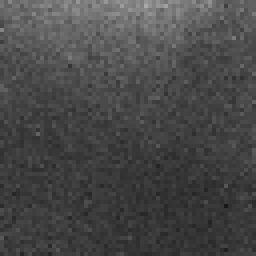
#> input picture backup_models_n2v/2d_images_from_stack_good_10_26_2023/testinput.tif, 64 x 64 px (shown 4 times larger)
$ python -i dottamine_class.py   (imports and definitions only)
#> lines starting #> are read from the running program, lines starting #| are printed output that depends on the picture
import numpy as np
import cv2
from scipy.ndimage import gaussian_filter
import skimage as sk
import copy
from scipy.spatial import Delaunay
from joblib import Parallel, delayed


class MyDelaunay(Delaunay):
    # [14 lines left out: functions __init__, convert_to_2D, not called in this run]

    def triangle_area(self, simplex): # At the moment only working in 2D triangles
        p1, p2, p3 = self.points[simplex]
        return 0.5 * np.abs(p1[0] * (p2[1] - p3[1]) + p2[0] * (p3[1] - p1[1]) + p3[0] * (p1[1] - p2[1]))

    def calculate_triangle_areas(self):
        return [self.triangle_area(simplex) for simplex in self.simplices]

    # [32 lines left out: functions largest_triangle_angle, largest_triangle_side, not called in this run]


class dotim():
    def __init__(self, image, is2D=False, treat_3D_as_2D=False):
#> called with is2D = False, treat_3D_as_2D = False
        if isinstance(image, str):
            # If 'image' is a string, it's treated as a file path
            self.im = sk.io.imread(image)
#> self.im is the input picture: shape (64, 64, 1) float32; min 23, max 169, mean 71.8
        elif isinstance(image, np.ndarray):
            # If 'image' is a numpy array, it's already loaded
            self.im = image
        else:
            # Handle other cases or raise an error if needed
            raise ValueError("Invalid image type. 'image' should be a file path (string) or a numpy array.")
        self.is2D = is2D # This contains True if the image is in 2D or false if the image is in 3D (spatial)
        self.nDim = len(self.im.shape) # Just contains the shape of the image
#> self.nDim = 3
        self.time_dim = False # This will be False if there is no time dimension or true if there is time dimension
        self.treat_3D_as_2D = treat_3D_as_2D # If the 3D image should be treated as 3D or 2D

        if self.nDim > 4: # If there are more than four dimensions, there is no process available
            raise ValueError("Dimensions shoudl not exceed 4 (t, z, y, x)")

        self.sDim = self.nDim
#> self.sDim = 3

        if self.nDim == 3 and is2D == True: # If image is 2D and it has 3 dimensions, it means that there is time dimension
            self.time_dim = True
            self.sDim -= 1
        elif self.nDim == 4 and is2D == False: # If image is 3D and there are 4 dimensions, it means there is time
            self.time_dim = True
            self.sDim -= 1

        if self.time_dim == True:
            self.working_image_shape = self.im.shape[1:]
        else:
            self.working_image_shape = self.im.shape
#> self.working_image_shape = (64, 64, 1)


        self.dotted_image = None # This will contain the processed dotted image
        # self.coords = None # This will contain the coordinates of the dots in the processed image
        # self.filtered_simplices = None # This will contain the IDs of the triangles that are filtered
        self.mask = None # This will contain the mask of the image


    # [210 lines left out: functions hi, poolAndMax2D, deconv2D, not called in this run]

    # [48 lines of commented-out code are left out]

    def __poolAndMax3d(self, input, binshape=(2,2,2), v=''):
        '''
        Do 3D convolution.
        '''
        v = v.count('+')
        # Make the 3D stack binnable by the size
        while input.shape[0] % binshape[0] != 0: # If the image Y dimension is not even
            zero_plane = np.zeros_like(input[:binshape[0] - input.shape[0] % binshape[0], :, :]) # Create a 2D plane that matches the size of the data
            input = np.concatenate([zero_plane, input], axis=0) # Concatenate the zero-filled plane with the original data
            print(f"Modify Z: {input.shape}, added layer.") if v > 0 else None
        while input.shape[1] % binshape[1] != 0: # If the image X dimension is not even
            zero_plane = np.zeros_like(input[:, :binshape[1] - input.shape[1] % binshape[1], :]) # Create a 2D plane that matches the size of the data
            input = np.concatenate([zero_plane, input], axis=1) # Concatenate the zero-filled plane with the original data
            print(f"Modify Y: {input.shape}, added layer.") if v > 0 else None
        while  input.shape[2] % binshape[2] != 0: # If the image X dimension is not even
            zero_plane = np.zeros_like(input[:, :, :binshape[2] - input.shape[2] % binshape[2]]) # Create a 2D plane that matches the size of the data
            input = np.concatenate([zero_plane, input], axis=2) # Concatenate the zero-filled plane with the original data
            print(f"Modify X: {input.shape}, added layer.") if v > 0 else None

        print(input.shape) if v > 0 else None

        shapeZ, shapeY, shapeX = input.shape[0], input.shape[1], input.shape[2] # Compute the shape (new shape)
        newZ, newY, newX = int(shapeZ/binshape[0]), int(shapeY/binshape[1]), int(shapeX/binshape[2]) # The new dimensions that the image will have
        # print(shapeY, shapeX, newY, newX)
        poolList = []
        maxList = [[[0 for _ in range(newX)] for _ in range(newY)] for _ in range(newZ)]
        print(f"Convolution from {shapeZ} {shapeY} {shapeX} to {len(maxList)} {len(maxList[0])} {len(maxList[0][0])}") if v > 0 else None

        c = 1
        total = int(newZ*newY*newX)
        for z in range(0, shapeZ, binshape[0]):
            for y in range(0, shapeY, binshape[1]):
                for x in range(0, shapeX, binshape[2]):
                    patch = input[z:z+binshape[0], y:y+binshape[1], x:x+binshape[2]]
                    poolList.append(patch.max())

                    indices = np.unravel_index(np.argmax(patch), patch.shape)
                    maxList[int(z / binshape[0])][int(y / binshape[1])][int(x / binshape[2])] = (z + indices[0], y + indices[1], x + indices[2])

                    print(f"{c}/{total}", end="\r") if v > 1 else None
                    c+=1

        print(f"{total}/{total}, DONE!") if v > 1 else None

        poolArray = np.array(poolList)
        poolArray = np.reshape(poolArray, (newZ, newY, newX))
        maxList = np.array(maxList)

        return poolArray, maxList, binshape

    def __deconv3d(self, input, maxList, binshape=(2,2,2), v=''):
        '''
        Do 3D upconvolution.
        '''
        v = v.count('+')
        shapeZ, shapeY, shapeX = maxList.shape[0], maxList.shape[1], maxList.shape[2]
        newZ, newY, newX = int(maxList.shape[0]*binshape[0]), int(maxList.shape[1]*binshape[1]), int(maxList.shape[2]*binshape[2])
        print(f"Deconvolution from {shapeZ} {shapeY} {shapeX} to {newZ} {newY} {newX}") if v > 0 else None

        output = [[[0 for _ in range(newX)] for _ in range(newY)] for _ in range(newZ)]

        c = 1
        total = int(shapeZ*shapeY*shapeX)
        for z in range(0, shapeZ):
            for y in range(0, shapeY):
                for x in range(0, shapeX):
                    indices = maxList[z, y, x]
                    output[indices[0]][indices[1]][indices[2]] = input[z, y, x]

                    print(f"{c}/{total}", end="\r") if v > 1 else None
                    c+=1

        print(f"{total}/{total}, DONE!") if v > 1 else None

        output = np.array(output)

        return output

    # [38 lines left out: function conv_deconv_process_2D, not called in this run]

    def __conv_deconv_process_3D(self, i, times, binshape=(2,2,2), v=0):
#> called with times = 3, binshape = (2, 2, 2), v = 0
        poolList = [0 for _ in range(times)]
        maxList = [0 for _ in range(times)]
        deconv = [0 for _ in range(times)]

        c = 0
        for t in range(times): # CONVOLUTION
            print(f"Convolving: {c+1}/{times}") if v > 0 else None
            if c == 0:
                pool_n, maxList_n, _ = self.__poolAndMax3d(i, binshape=binshape)
            else:
                pool_n, maxList_n, _ = self.__poolAndMax3d(poolList[c-1], binshape=binshape)

            poolList[t] = pool_n
            maxList[t] = maxList_n
            c+=1
#> this loop made 3 passes
#> pass 1, in __conv_deconv_process_3D, `pool_n, maxList_n, _ = self.__poolAndMax3d(i, binshape=binshape)`:
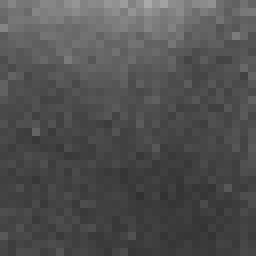
#> pool_n: shape (32, 32, 1) float32 (shown 8 times larger); min 49, max 169, mean 79.9
#> after the loop, c = 3; maxList = 3 items; poolList = 3 items

        # MAKE THE MASK
        lastPool = gaussian_filter(poolList[c-1], sigma=2)
        mean = lastPool.mean()
#> mean = 94.09
        pooled_mask = copy.copy(lastPool)
        pooled_mask[lastPool > mean] = 255
        pooled_mask[lastPool <= mean] = 0

        c = times
        for t in range(times): # UPCONVOLUTION
            print(f"Deconvolving: {c}/{times}") if v > 0 else None
            if c == times:
                deconv_n = self.__deconv3d(pooled_mask, maxList[c-1], binshape=binshape)
            else:
                deconv_n = self.__deconv3d(deconv[times-c-1], maxList[c-1], binshape=binshape)

            deconv[t] = deconv_n
            c-=1
#> after the loop, c = 0; deconv = 3 items

        return deconv_n

        '''
        pool = None
        max_list = None
        deconv = None

        # Convolution
        for t in range(times):
            print(f"Convolving: {t + 1}/{times}") if v > 0 else None
            pool, max_list, _ = self.__poolAndMax3d(i if t == 0 else pool, binshape=binshape)

        # Make the mask
        last_pool = gaussian_filter(pool, sigma=2)
        mean = last_pool.mean()
        pooled_mask = np.where(last_pool > mean, 255, 0)

        # Deconvolution
        for t in range(times):
            print(f"Deconvolving: {times - t}/{times}") if v > 0 else None
            deconv = self.__deconv3d(pooled_mask if t == 0 else deconv, max_list, binshape=binshape)

        return deconv
        '''


    def conv_deconv(self, times=3, binshape=(2, 2), v=''):
        '''
        Will make the convolution process n amount of times. It will  make it using the pool size.
        If the image is in 2D, the pool should be (2, 2). But if in 3D, it should be (2, 2, 2).
        It calls a subfunction called __conv_deconv_process (2D or 3D) as many times a needed depending
        if we deal with a single 2D or 3D image or multiple timepoints.
        '''
        v = v.count('+')
        output = []

        if len(binshape) != self.sDim and self.treat_3D_as_2D is False: # BINSHAPE CORRECTION
            print("Your binning dimension and image dimension do not coincide.")
            if self.sDim == 2 and self.time_dim is False: # CASE 2D AND NO TIME
                binshape = (2,2)
                print(f"Your binning dimension will be {binshape}")

            if self.sDim == 2 and self.time_dim is True: # CASE 2D AND TIME
                binshape = (2,2)
                print(f"Your binning dimension will be {binshape}")

            if self.sDim == 3 and self.time_dim is False: # CASE 3D AND NO TIME AND TREAT 3D
                binshape = (2,2,2)
                print(f"Your binning dimension will be {binshape}")

            if self.sDim == 3 and self.time_dim is True: # CASE 3D AND TIME AND TREAT 3D
                binshape = (2,2,2)
                print(f"Your binning dimension will be {binshape}")

        if self.treat_3D_as_2D is True:

            if self.sDim == 3 and self.time_dim is False and len(binshape) != self.sDim-1: # CASE 3D AND NO TIME AND TREAT 2D
                binshape = (2,2)
                print(f"Your binning dimension will be {binshape}")

            if self.sDim == 3 and self.time_dim is True and len(binshape) != self.sDim-1: # CASE 3D AND TIME AND TREAT 2D
                binshape = (2,2)
                print(f"Your binning dimension will be {binshape}")


        if self.sDim == 2 and self.time_dim is False: # CASE 2D AND NO TIME
            output = self.conv_deconv_process_2D(self.im, times, binshape)

        if self.sDim == 2 and self.time_dim is True: # CASE 2D AND TIME
            counter = 0
            total = self.im.shape[0]
            for i in self.im: # Do the convolution process for every image
                output.append(self.conv_deconv_process_2D(i, times, binshape))
                counter += 1
                print(f"{counter}/{total}", end="\r") if v > 0 else None

        if self.sDim == 3 and self.time_dim is False and self.treat_3D_as_2D is False: # CASE 3D AND NO TIME AND TREAT 3D
            output = self.__conv_deconv_process_3D(self.im, times, binshape, v)

        if self.sDim == 3 and self.time_dim is False and self.treat_3D_as_2D is True: # CASE 3D AND NO TIME AND TREAT 2D
            counter = 0
            total = self.im.shape[0]
            for i in self.im: # Do the convolution process for every image
                output.append(self.conv_deconv_process_2D(i, times, binshape))
                counter += 1
                print(f"{counter}/{total}", end="\r") if v > 0 else None

        if self.sDim == 3 and self.time_dim is True and self.treat_3D_as_2D is False: # CASE 3D AND TIME AND TREAT 3D
            counter = 0
            total = self.im.shape[0]
            for i in self.im: # Repeat the process as many times as timepoints
                output.append(self.__conv_deconv_process_3D(i, times, binshape))
                counter += 1
                print(f"{counter}/{total}", end="\r") if v > 0 else None

        if self.sDim == 3 and self.time_dim is True and self.treat_3D_as_2D is True: # CASE 3D AND TIME AND TREAT 2D
            counter = 0
            total = self.im.shape[0]
            for i in self.im: # Repeat the process as many times as timepoints
                output_i = []
                for j in i: # Repeat the process for every image
                    output_i.append(self.conv_deconv_process_2D(j, times, binshape))
                counter += 1
                print(f"{counter}/{total}", end="\r") if v > 0 else None
                output.append(output_i)

        self.dotted_image = np.array(output)

        return self.dotted_image

    def get_coords(self, i):
        coords = np.transpose(np.nonzero(i != 0))
#> coords = empty array

        return coords

    # [115 lines left out: functions delaunay, bresenham_line, bresenham_line_3d, not called in this run]


    def get_mask(self, times=3, binshape=(2,2), morph_close_k=20, morph_open_k=10, m_ball=5, threshold_area=0.1, threshold_angle=90, v=''): # Fer el bucle aquí, el de mirar les dimensions de la imatge!!!
        '''
        Get the mask of the image created from the points obtained from the convolution.

        - times is the amount of convolutions done. If the dots are already computed, there is no need.

        - binshape is the size of the binning done at each convolution.  If the dots are already computed, there is no need.

        - morph_close_k is the kernel size that will be used for 2D images or slices.

        - morph_open_k is the kernel size that will be used for 2D images or slices.

        - m_ball is the kernel size that will be used for 3D images.

        - threshold_area is the threshold used to discard or keep the resulting triangles from the Delaunay operation (area-based): mask_area = (triangle_areas - triangle_areas.mean()) < threshold_area * triangle_areas.std()

        - threshold_angle is the threshold used to discard or keep the resulting triangles from the Delaunay operation (angle-based): mask_angle = largest_angles < threshold_angle

        - v means verbose. To keep track of the process: v='+'.

        '''

        mask = []

        if self.dotted_image is None:
            self.dotted_image = self.conv_deconv(times, binshape, v)


        if self.sDim == 2 and self.time_dim is False: ### CASE 2 SPACE DIMS AND 0 TIME DIMS
            coords = self.get_coords(self.dotted_image)
            mask = np.zeros((self.dotted_image.shape[0], self.dotted_image.shape[1]))
            if len(coords) > 10:
                filtered_simplices = self.delaunay(coords, threshold_area, threshold_angle, delaunay_to_2D=False)


                for i in filtered_simplices: # Iterate over the triangles and put 1 to the lines that unite the dots
                    to_1 = self.bresenham_line(*coords[i][0], *coords[i][1])
                    to_1 += list(self.bresenham_line(*coords[i][1], *coords[i][2]))
                    to_1 += list(self.bresenham_line(*coords[i][0], *coords[i][2]))
                    for j in to_1:
                        mask[j] = 1
                mask = cv2.morphologyEx(mask, cv2.MORPH_CLOSE, np.ones((morph_close_k, morph_close_k)))
                mask = cv2.morphologyEx(mask, cv2.MORPH_OPEN, np.ones((morph_open_k, morph_open_k)))

                mask = np.resize(mask, self.working_image_shape)


        if self.sDim == 2 and self.time_dim is True: ### CASE 2 SPACE DIMS AND 1 TIME DIMS
            mask = []
            for i in self.dotted_image:
                coords = self.get_coords(i)
                mask_i = np.zeros((i.shape[0], i.shape[1]))
                if len(coords) > 10:

                    filtered_simplices = self.delaunay(coords, threshold_area, threshold_angle, delaunay_to_2D=False)


                    for j in filtered_simplices: # Iterate over the triangles and put 1 to the lines that unite the dots
                        to_1 = self.bresenham_line(*coords[j][0], *coords[j][1])
                        to_1 += list(self.bresenham_line(*coords[j][1], *coords[j][2]))
                        to_1 += list(self.bresenham_line(*coords[j][0], *coords[j][2]))
                        for k in to_1:
                            mask_i[k] = 1
                    mask_i = cv2.morphologyEx(mask_i, cv2.MORPH_CLOSE, np.ones((morph_close_k, morph_close_k)))
                    mask_i = cv2.morphologyEx(mask_i, cv2.MORPH_OPEN, np.ones((morph_open_k, morph_open_k)))

                mask_i = np.resize(mask_i, self.working_image_shape)

                mask.append(mask_i)


        if self.sDim == 3 and self.time_dim is False and self.treat_3D_as_2D is False: ### CASE 3 SPACE DIMS AND 0 TIME DIMS AND TREAT 3D
            coords = self.get_coords(self.dotted_image)
#> coords = empty array
            mask = np.zeros((self.dotted_image.shape[0], self.dotted_image.shape[1], self.dotted_image.shape[2]))
            if len(coords) > 10:
                filtered_simplices = self.delaunay(coords, threshold_area, threshold_angle, delaunay_to_2D=True)


                for i in filtered_simplices:
                    to_1 = self.bresenham_line_3d(*coords[i][0], *coords[i][1])
                    to_1 += list(self.bresenham_line_3d(*coords[i][1], *coords[i][2]))
                    to_1 += list(self.bresenham_line_3d(*coords[i][0], *coords[i][2]))
                    for j in to_1:
                        mask[j] = 1

                mask = sk.morphology.binary_closing(mask, footprint=sk.morphology.ball(m_ball))
                mask = sk.morphology.binary_opening(mask, footprint=sk.morphology.ball(m_ball))

                mask = np.resize(mask, self.working_image_shape)


        if self.sDim == 3 and self.time_dim is False and self.treat_3D_as_2D is True: ### CASE 3 SPACE DIMS AND 0 TIME DIMS AND TREAT 2D
            mask = []
            for i in self.dotted_image:
                coords = self.get_coords(i)
                mask_i = np.zeros((i.shape[0], i.shape[1]))
                if len(coords) > 10:
                    filtered_simplices = self.delaunay(coords, threshold_area, threshold_angle, delaunay_to_2D=False)


                    for j in filtered_simplices:
                        to_1 = self.bresenham_line(*coords[j][0], *coords[j][1])
                        to_1 += list(self.bresenham_line(*coords[j][1], *coords[j][2]))
                        to_1 += list(self.bresenham_line(*coords[j][0], *coords[j][2]))
                        for k in to_1:
                            mask_i[k] = 1

                    mask_i = cv2.morphologyEx(mask_i, cv2.MORPH_CLOSE, np.ones((morph_close_k, morph_close_k)))
                    mask_i = cv2.morphologyEx(mask_i, cv2.MORPH_OPEN, np.ones((morph_open_k, morph_open_k)))

                mask.append(mask_i)

            mask = np.resize(mask, self.working_image_shape)


        if self.sDim == 3 and self.time_dim is True and self.treat_3D_as_2D is False: ### CASE 3 SPACE DIMS AND 1 TIME DIMS AND TREAT 3D
            mask = []
            for i in self.dotted_image:
                coords = self.get_coords(i)
                mask_i = np.zeros((i.shape[0], i.shape[1], i.shape[2]))
                if len(coords) > 10:
                    filtered_simplices = self.delaunay(coords, threshold_area, threshold_angle, delaunay_to_2D=True)


                    for j in filtered_simplices:
                        to_1 = self.bresenham_line_3d(*coords[j][0], *coords[j][1])
                        to_1 += list(self.bresenham_line_3d(*coords[j][1], *coords[j][2]))
                        to_1 += list(self.bresenham_line_3d(*coords[j][0], *coords[j][2]))
                        for k in to_1:
                            mask_i[k] = 1

                    mask_i = sk.morphology.binary_closing(mask_i, footprint=sk.morphology.ball(m_ball))
                    mask_i = sk.morphology.binary_opening(mask_i, footprint=sk.morphology.ball(m_ball))

                    mask_i = np.resize(mask_i, self.working_image_shape)

            mask.append(mask_i)


        if self.sDim == 3 and self.time_dim is True and self.treat_3D_as_2D is True: ### CASE 3 SPACE DIMS AND 1 TIME DIMS AND TREAT 2D
            mask = []
            for i in self.dotted_image:
                mask_i = []
                for j in i:
                    coords = self.get_coords(j)
                    mask_j = np.zeros((j.shape[0], j.shape[1]))
                    if len(coords) > 10: ## Otherwise the delaunay does not work
                        filtered_simplices = self.delaunay(coords, threshold_area, threshold_angle, delaunay_to_2D=False)

                        for k in filtered_simplices:
                            to_1 = self.bresenham_line(*coords[k][0], *coords[k][1])
                            to_1 += list(self.bresenham_line(*coords[k][1], *coords[k][2]))
                            to_1 += list(self.bresenham_line(*coords[k][0], *coords[k][2]))
                            for l in to_1:
                                mask_j[l] = 1

                        mask_j = cv2.morphologyEx(mask_j, cv2.MORPH_CLOSE, np.ones((morph_close_k, morph_close_k)))
                        mask_j = cv2.morphologyEx(mask_j, cv2.MORPH_OPEN, np.ones((morph_open_k, morph_open_k)))

                    mask_i.append(mask_j)

                mask_i = np.resize(mask_i, self.working_image_shape)

                mask.append(mask_i)

        self.mask = np.array(mask)

        return self.mask


>>> result = dotim('../../../../../backup_models_n2v/2d_images_from_stack_good_10_26_2023/testinput.tif').get_mask()
